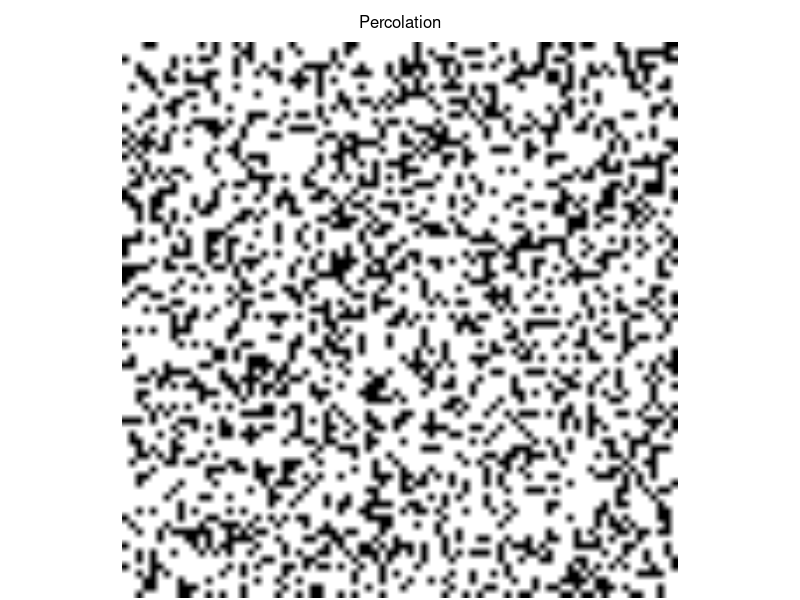
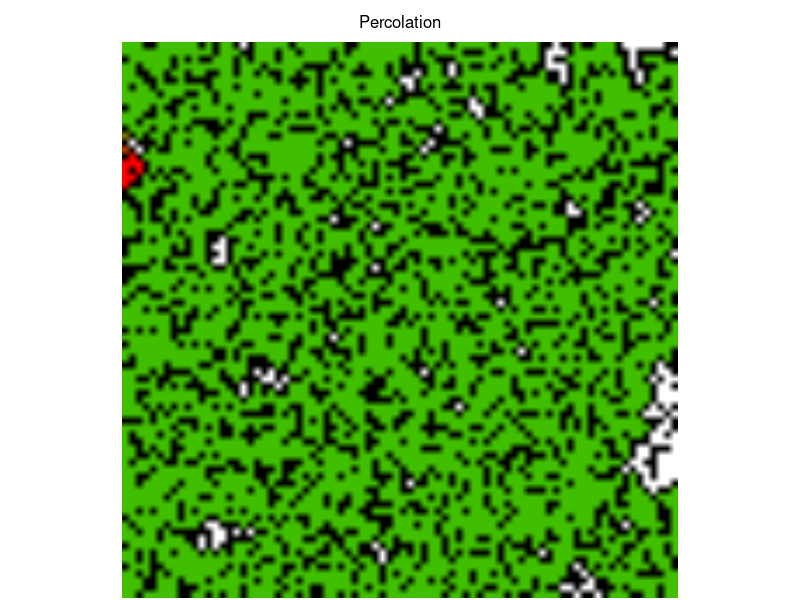

These charts were generated, in order, by the following R code: (Note: this script raises an error after producing the figures.)
########################
###
### Leonard Mada
### [the one and only]
###
### Percolation
###
### draft v.0.1i

### Percolation

# - some experiments in Percolation

### Github:
# https://github.com/discoleo/R/blob/master/Stat/Percolation.R


####################
####################

### helper Functions

reset.m = function(m, id, val=0) {
	if(missing(id)) {
		m[m > 0] = val;
	} else if(id > 0) {
		m[m == id] = val;
	} else {
		m[(m > 0) & (m != id)] = val;
	}
	invisible(m)
}
### Percolation Functions
flood = function(m, pyx, val=1, val0=0) {
	vals = pyx; pos = 1;
	
	while(TRUE) {
		if(pos > length(vals)) return(m);
		if(m[vals[pos], vals[pos + 1]] != val0) {pos = pos + 2; next;}
		m[vals[pos], vals[pos + 1]] = val;
		if(vals[pos] > 1) vals = c(vals, vals[pos]-1, vals[pos + 1]);
		if(vals[pos] < nrow(m)) vals = c(vals, vals[pos]+1, vals[pos + 1]);
		if(vals[pos+1] > 1) vals = c(vals, vals[pos], vals[pos + 1] - 1);
		if(vals[pos+1] < ncol(m)) vals = c(vals, vals[pos], vals[pos + 1] + 1);
		pos = pos + 2;
	}
	return(m);
}

flood.all = function(m, type="by Col 1", val0=0, debug=TRUE) {
	# TODO: type
	while(TRUE) {
		if(debug) print("Iteration");
		id.row = match(val0, m[,1])
		if(is.na(id.row)) break;
		m = flood(m, c(id.row,1), max(m)+1)
	}
	return(m)
}

max.id = function(m) {
	out.m = m[, ncol(m)]
	out = table(out.m[out.m > 0])
	if(dim(out) == 0) {
		print("NO percolation!");
		out = table(m[m > 0])
	}
	id = match(max(out), out);
	id = as.integer(names(out)[id])
}
### Path Length
length.path = function(m, id, debug=TRUE) {
	if(missing(id)) {
		id = max.id(m)
		if(debug) print(id);
	}
	p.m = m;
	p.m[p.m != id] = -1;
	p.m[p.m == id] =  0;
	# TODO
	lvl = 1; pos = 1;
	# rep(c(y, x))
	vals = as.vector(rbind(seq(nrow(m)), 1));
	while(pos <= length(vals)) {
		nn = integer();
		while(pos <= length(vals)) {
			if(p.m[vals[pos], vals[pos + 1]] != 0) {pos = pos + 2; next;}
			p.m[vals[pos], vals[pos + 1]] = lvl;
			if(vals[pos] > 1) nn = c(nn, vals[pos]-1, vals[pos + 1]);
			if(vals[pos] < nrow(m)) nn = c(nn, vals[pos]+1, vals[pos + 1]);
			if(vals[pos+1] > 1) nn = c(nn, vals[pos], vals[pos + 1] - 1);
			if(vals[pos+1] < ncol(m)) nn = c(nn, vals[pos], vals[pos + 1] + 1);
			pos = pos + 2;
		}
		vals = nn;
		lvl = lvl + 1; pos = 1;
	}
	
	if(id != 0) p.m[m == 0] =  0;
	p.m[p.m < 0 & m > 0] =  0; # other non-connected "paths";
	return(p.m);
}
### Contact Area
contact.area = function(m, id) {
	area = 0;
	for(nc in 1:ncol(m)) {
		for(nr in 1:nrow(m)) {
			if(m[nr, nc] != id) next;
			if(nr > 1 && m[nr-1,nc] != id) area = area + 1;
			if(nr < nrow(m) && m[nr+1,nc] != id) area = area + 1;
			if(nc > 1 && m[nr,nc-1] != id) area = area + 1;
			if(nc < ncol(m) && m[nr,nc+1] != id) area = area + 1;
		}
	}
	return(area);
}

### Raster
toRaster = function(m, showVal=0) {
	rs.m = array(0, c(dim(m), 3));
	if( ! is.na(showVal)) {
		isZero = (m == showVal);
		doShow = TRUE;
	} else {
		doShow = FALSE;
	}

	### R
	layer.m = m;
	layer.m[m < 0] = 0
	val.max = max(layer.m);
	if(val.max > 0) layer.m = layer.m / val.max;
	if(doShow) layer.m[isZero] = 1;
	rs.m[,,1] = layer.m;

	### G
	layer.m = 1 - layer.m;
	layer.m[m <= 0] = 0
	if(doShow) layer.m[isZero] = 1;
	rs.m[,,2] = layer.m

	### B
	if(doShow) {
		layer.m = array(0, dim(m));
		layer.m[isZero] = 1;
		rs.m[,,3] = layer.m
	}

	rs.m = as.raster(rs.m)
	return(rs.m);
}
plot.rs = function(m, main, mar, line=0.5) {
	if( ! missing(main) ) hasTitle = TRUE else hasTitle = FALSE;
	if(missing(mar)) mar = c(0,0, if(hasTitle) 2 else 0, 0) + 0.1;
	type = match(class(m), c("raster", "matrix"));
	if(all(is.na(type))) stop("Data NOT supported!")
	if(any(type == 2)) {
		m = toRaster(m);
	}
	old.par = par(mar=mar);
		plot(m);
		if(hasTitle) mtext(main, line=line)
	par(old.par);
	invisible();
}
split.rs = function(m, n=5, from=1, max.len=5, w=10) {
	nr.tot = round(nrow(m) / n);
	frg.tot = ceiling(nrow(m) / nr.tot);
	# TODO: nrow(m) %% nr.tot > 0;
	if(from == 0) from = 1;
	if(from > 0) {
		frg.to = min(frg.tot, from + max.len);
	} else {
		from = max(1, frg.tot + 1 + from - max.len);
		frg.to = min(frg.tot, from + max.len);
	}
	m0 = matrix(0, ncol=w, nrow=nr.tot);
	m2 =  array(0, c(nr.tot, 0))
	for(frg in from:frg.to) {
		r.start = (frg - 1) * nr.tot + 1;
		r.end   = r.start + nr.tot - 1;
		m2 = cbind(m2, cbind(m[r.start:r.end,], m0))
	}
	invisible(m2);
}


################
################

### Examples
dims = c(80, 80)
p = 0.3

m = sample(c(-1, 0), prod(dims), replace=T, prob=c(p, 1-p))
m = matrix(m, nrow=dims[1])
m[1:10, 1:10]
plot.rs(m, "Percolation")


### Flood Fill
m = flood.all(m)

m[1:10, 1:10]

table(m)
table(m[,dims[2]])

plot.rs(m, "Percolation")


### Shortest Path
path.m = length.path(m)

id = dim(path.m)[2];
path.m[1:10, seq(id - 10, id)]

table(path.m[,dims[2]])


### Raster
plot.rs(rs.m, main="Path Length")


### Stat/Percolation
# - cells not accessible;
sum(m == 0) / prod(dim(m))
# - total contact area
a0 = contact.area(m, -1)
# - liquid contact area
a1 = contact.area(m, max.id(m))
a0; a1; a1 / a0;



###################

### Ex 2:
dims = c(80, 80)
p = 0.4

m = sample(c(-1, 0), prod(dims), replace=T, prob=c(p, 1-p))
m = matrix(m, nrow=dims[1])
m[1:10, 1:10]

m = flood.all(m)

m[1:10, 1:10]

table(m)
table(m[,dims[2]])


plot.rs(m, main="Percolation: Multiple Paths")


### Shortest Path
path.m = length.path(m)

id = dim(path.m)[2];
path.m[1:10, seq(id - 10, id)]

table(path.m[,dims[2]])


### Raster
plot.rs(path.m, main="Path Length")
# Note:
# - only "dominant" path is visualized;

# plot.rs(length.path(m, id=5), main="Path Length")


### Stat/Percolation
# - cells not accessible;
sum(m == 0) / prod(dim(m))
# - total contact area
a0 = contact.area(m, -1)
# - liquid contact area
a1 = contact.area(m, max.id(m))
a0; a1; a1 / a0;


#############

### Ex 3:
dims = c(200, 200) # takes long!
p = 0.40

m = sample(c(-1, 0), prod(dims), replace=T, prob=c(p, 1-p))
m = matrix(m, nrow=dims[1])
m[1:10, 1:10]

m = flood.all(m)

m[1:10, 1:10]

table(m)
table(m[,dims[2]])


#################
#################

### Periodic Boundary Condition

# - takes ~20 s;
dims = c(2000, 80)
p = 0.4

m = sample(c(-1, 0), prod(dims), replace=T, prob=c(p, 1-p))
m = matrix(m, nrow=dims[1])
m[1:10, 1:10]

m = flood.all(m)

m[1:10, 1:10]

table(m)
table(m[,dims[2]])


plot.rs(split.rs(m), main="Percolation: Multiple Paths")

# plot.rs(m, main="Percolation: Multiple Paths")


### Shortest Path
path.m = length.path(m)

id = dim(path.m)[2];
path.m[1:10, seq(id - 10, id)]

table(path.m[,dims[2]])


### Raster
plot.rs(path.m, main="Path Length")
# Note:
# - only "dominant" path is visualized;

# plot.rs(length.path(m, id=5), main="Path Length")

####################
### Stat/Percolation

### Inaccessible
# - cells that are not accessible;
sum(m == 0) / prod(dim(m))
# ~ 17%;
### TODO: compute over all paths;
# - total contact area
a0 = contact.area(m, -1)
# - liquid contact area
a1 = contact.area(m, max.id(m))
a0; a1; a1 / a0;


### Other:
# - Average Path Height;
# - Average Inputs;
# - Average Outputs;
# - Average Length;
# - Flux, Bottleneck;


path.all = length.path(reset.m(m), id=0)
plot.rs(split.rs(path.all), main="All Path Lengths")

### Mean Distance from In
# - includes also non-precolating paths;
mean(path.all[path.all > 0]) / ncol(m)
# ~ 0.98%;


###########

### Test
m = flood(m, c(1,1), max(m)+1)
m[1:10, 1:10]

table(m == 0)


### Test Raster
rs.m = toRaster(path.m);
plot(rs.m)
